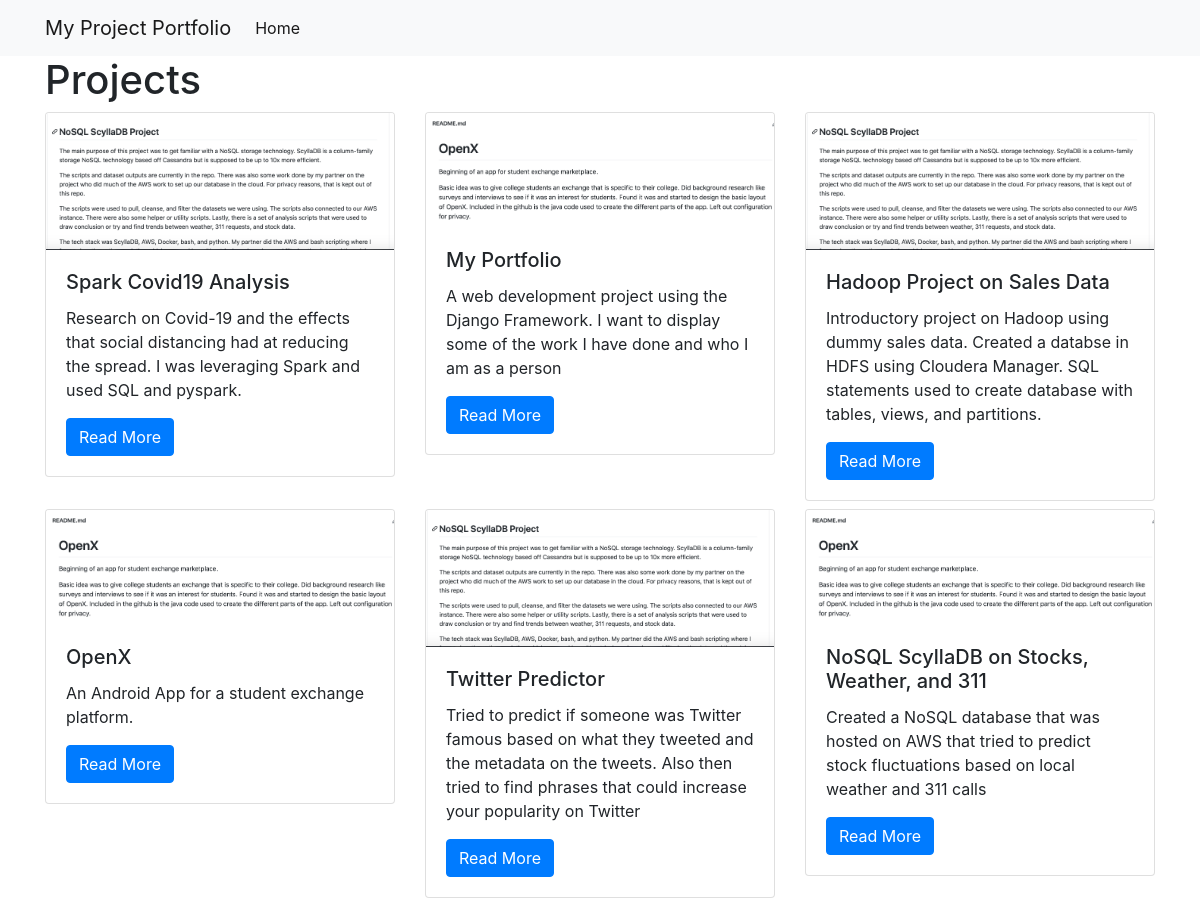
/projects/, run on the app's committed database.
### projects/models.py (models this page shows)
class Projects(models.Model):
    title = models.CharField(max_length=100)
    description = models.TextField()
    technology = models.CharField(max_length=20)
    image = models.FilePathField(path='/img')

### projects/views.py (the view)
# urls.py: path("", views.projects_index, name="projects_index"),
def projects_index(request):
    projects = Projects.objects.all()
    context = {
        'projects': projects
    }
    return render(request, 'projects_index.html', context)

### projects/templates/projects_index.html
{% extends "base.html" %}
{% load static %}
{% block page_content %}
<h1>Projects</h1>
<div class="row">
{% for project in projects %}
  <div class="col-md-4">
    <div class="card mb-2">
      <img class="card-img-top" src="{% static project.image %}">
      <div class="card-body">
        <h5 class="card-title">{{ project.title }} </h5>
        <p class="card-text">{{ project.description }}</p>
        <a href="{% url 'projects_detail' project.pk %}"
          class="btn btn-primary">
          Read More
          </a>
      </div>
    </div>
  </div>
  {% endfor %}
</div>
{% endblock %}

### evans_portfolio/templates/base.html (shortened to what this page needs)
<link rel="stylesheet" href="https://stackpath.bootstrapcdn.com/bootstrap/4.1.3/css/bootstrap.min.css">
<nav class="navbar navbar-expand-lg navbar-light bg-light">
    <div class="container">
        <a class="navbar-brand" href="{% url 'projects_index' %}">My Project Portfolio</a>
        <div class="collapse navbar-collapse" id="navbarSupportedContent">
          <ul class="navbar-nav mr-auto">
            <li class="nav-item active">
              <a class="nav-link" href="{% url 'projects_index' %}">Home</a>
            </li>
          </ul>
        </div>
    </div>
</nav>
<div class="container">
    {% block page_content %}{% endblock %}
</div>

### data on the page
Projects: image (picture), title "Spark Covid19 Analysis", description "Research on Covid-19 and the effects that social distancing had at reducing the spread. I was leveraging Spark and used SQL and pyspark."
Projects: image (picture), title "My Portfolio", description "A web development project using the Django Framework. I want to display some of the work I have done and who I am as a person"
Projects: image (picture), title "Hadoop Project on Sales Data", description "Introductory project on Hadoop using dummy sales data. Created a databse in HDFS using Cloudera Manager. SQL statements used to create database with tables, views, and partitions."
Projects: image (picture), title "OpenX", description "An Android App for a student exchange platform."
Projects: image (picture), title "Twitter Predictor", description "Tried to predict if someone was Twitter famous based on what they tweeted and the metadata on the tweets. Also then tried to find phrases that could increase your popularity on Twitter"
Projects: image (picture), title "NoSQL ScyllaDB on Stocks, Weather, and 311", description "Created a NoSQL database that was hosted on AWS that tried to predict stock fluctuations based on local weather and 311 calls"
